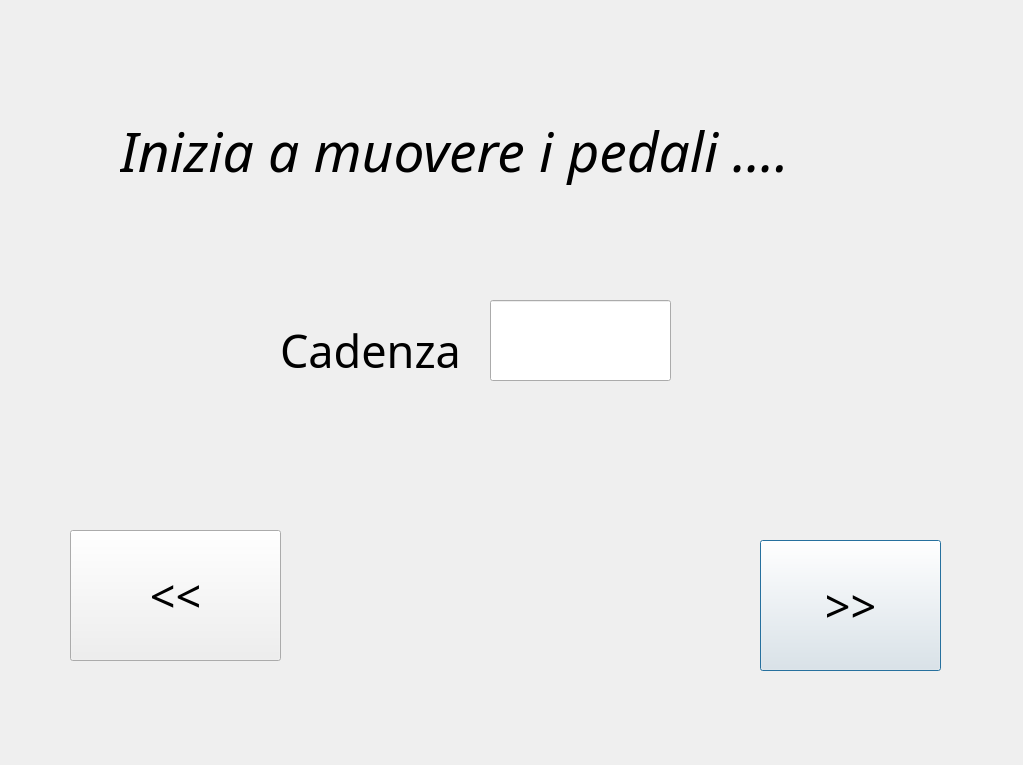
<?xml version="1.0" encoding="UTF-8"?>
<ui version="4.0">
 <class>Cadence</class>
 <widget class="QDialog" name="Cadence">
  <property name="enabled">
   <bool>true</bool>
  </property>
  <property name="geometry">
   <rect>
    <x>0</x>
    <y>0</y>
    <width>1023</width>
    <height>765</height>
   </rect>
  </property>
  <property name="windowTitle">
   <string>Dialog</string>
  </property>
  <widget class="QPushButton" name="start_stimulating">
   <property name="geometry">
    <rect>
     <x>760</x>
     <y>540</y>
     <width>181</width>
     <height>131</height>
    </rect>
   </property>
   <property name="font">
    <font>
     <family>Droid Sans Fallback</family>
     <pointsize>34</pointsize>
    </font>
   </property>
   <property name="text">
    <string>&gt;&gt;</string>
   </property>
  </widget>
  <widget class="QLabel" name="label_3">
   <property name="geometry">
    <rect>
     <x>120</x>
     <y>100</y>
     <width>681</width>
     <height>101</height>
    </rect>
   </property>
   <property name="font">
    <font>
     <family>Droid Sans Fallback</family>
     <pointsize>41</pointsize>
     <italic>true</italic>
    </font>
   </property>
   <property name="text">
    <string>Inizia a muovere i pedali ....</string>
   </property>
  </widget>
  <widget class="QLineEdit" name="cad">
   <property name="geometry">
    <rect>
     <x>490</x>
     <y>300</y>
     <width>181</width>
     <height>81</height>
    </rect>
   </property>
   <property name="font">
    <font>
     <family>Droid Sans Fallback</family>
     <pointsize>34</pointsize>
     <weight>50</weight>
     <bold>false</bold>
    </font>
   </property>
  </widget>
  <widget class="QLabel" name="label_4">
   <property name="geometry">
    <rect>
     <x>280</x>
     <y>300</y>
     <width>201</width>
     <height>101</height>
    </rect>
   </property>
   <property name="font">
    <font>
     <family>Droid Sans Fallback</family>
     <pointsize>34</pointsize>
     <italic>false</italic>
    </font>
   </property>
   <property name="text">
    <string>Cadenza</string>
   </property>
  </widget>
  <widget class="QPushButton" name="Back">
   <property name="geometry">
    <rect>
     <x>70</x>
     <y>530</y>
     <width>211</width>
     <height>131</height>
    </rect>
   </property>
   <property name="font">
    <font>
     <family>Droid Sans Fallback</family>
     <pointsize>34</pointsize>
    </font>
   </property>
   <property name="text">
    <string>&lt;&lt;</string>
   </property>
  </widget>
 </widget>
 <resources/>
 <connections/>
</ui>
